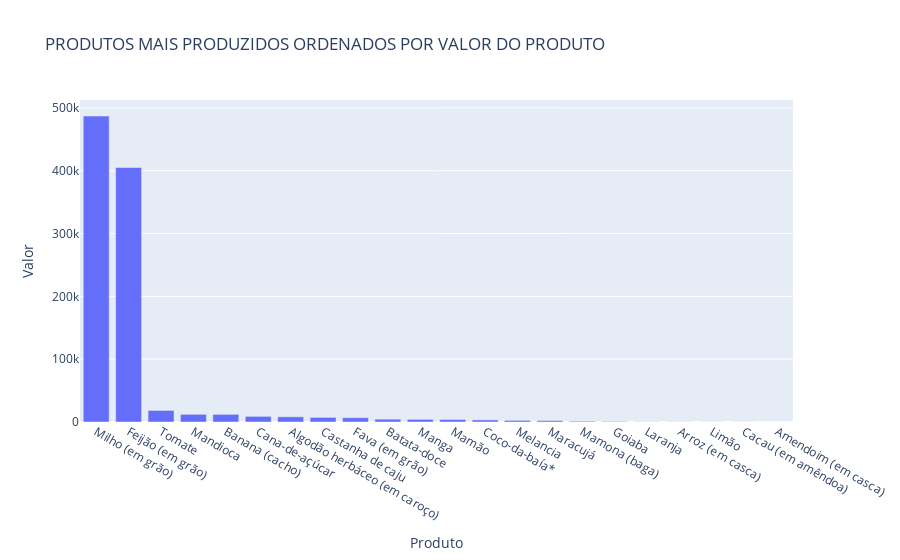

Source (notebook cell):
### Code cell
fig = px.bar(df_valor_total_por_produto.sort_values("Valor", ascending=False), 
             y='Valor', 
             x='Produto', 
             title="PRODUTOS MAIS PRODUZIDOS ORDENADOS POR VALOR DO PRODUTO")
fig.show()

### Figure 1 — Plotly figure (JSON) as saved in the notebook; plotly's stock layout.template omitted (floating-point values rounded to 4 significant figures)
{"data": [{"alignmentgroup": "True", "hovertemplate": "Produto=%{x}<br>Valor=%{y}<extra></extra>", "legendgroup": "", "marker": {"color": "#636efa"}, "name": "", "offsetgroup": "", "orientation": "v", "showlegend": false, "textposition": "auto", "type": "bar", "x": ["Milho (em grão)", "Feijão (em grão)", "Tomate", "Mandioca", "Banana (cacho)", "Cana-de-açúcar", "Algodão herbáceo (em caroço)", "Castanha de caju", "Fava (em grão)", "Batata-doce", "Manga", "Mamão", "Coco-da-baía*", "Melancia", "Maracujá", "Mamona (baga)", "Goiaba", "Laranja", "Arroz (em casca)", "Limão", "Cacau (em amêndoa)", "Amendoim (em casca)"], "xaxis": "x", "y": [486890, 405088, 18415, 12205, 12181, 8948, 8272, 7323, 6883, 4463, 4191, 4032, 3336, 2579, 2226, 1247, 733, 235, 182, 121, 73, 10], "yaxis": "y"}], "layout": {"barmode": "relative", "legend": {"tracegroupgap": 0}, "title": {"text": "PRODUTOS MAIS PRODUZIDOS ORDENADOS POR VALOR DO PRODUTO"}, "xaxis": {"anchor": "y", "domain": [0, 1], "title": {"text": "Produto"}}, "yaxis": {"anchor": "x", "domain": [0, 1], "title": {"text": "Valor"}}}}
